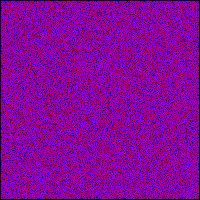
Frame 1 (no input)
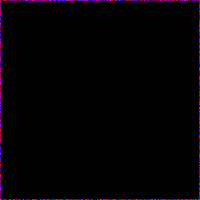
Frame 60 (no input)
Frame 120 (the mouse pressed at the canvas centre since frame 60): identical to frame 60, image omitted

The p5.js sketch that drew these frames (run headless with seeded random() and noise() and a simulated clock; from frame 60 on, the mouse is pressed at the canvas centre):

// p5.js sketch
// ── sketch.js
let exampleGrid = [
  [1, 1, 1], //this is a 2dimensional array
  [1, 1, 1],
  [1, 1, 1]
];

let grid;
let next;
let dA = 1;
let dB = 0.5;
let feed = 0.55;
let k = 0.062;

function setup() {
  createCanvas(200, 200);
  pixelDensity(1);
  grid = [];
  next = [];
  for (let x = 0; x < width; x++) {
    grid[x] = [];
    next[x] = [];
    for (let y = 0; y < height; y++) {
      grid[x][y] = { a: random(1), b: random(1) };
      next[x][y] = { a: 0, b: 0 };
    }
  }
}
function draw() {
  background(51);

  for (let x = 1; x < width - 1; x++) {
    for (let y = 1; y < height - 1; y++) {
      a = grid[x][y].a;
      b = grid[x][y].b;
      next[x][y].a = a + dA * laplaceA(x, y) * a - a * b * b + feed * (1 - a);
      next[x][y].b = b + dB * laplaceB(x, y) * b - a * b * b + k + feed * b;
    }
  }

  loadPixels();
  for (let x = 0; x < width; x++) {
    for (let y = 0; y < height; y++) {
      let pix = (x + y * width) * 4;
      pixels[pix + 0] = floor(next[x][y].a * 255);
      pixels[pix + 1] = 0;
      pixels[pix + 2] = floor(next[x][y].b * 255);
      pixels[pix + 3] = 255;
    }
  }
  updatePixels();
  swap();
}

let laplaceA = (x, y) => {
  let sumA = 0;

  sumA += grid[x][y].a * -1;
  sumA += grid[x - 1][y].a * 0.2;
  sumA += grid[x + 1][y].a * 0.2;
  sumA += grid[x][y - 1].a * 0.2;
  sumA += grid[x][y + 1].a * 0.2;
  sumA += grid[x - 1][y - 1].a * 0.05;
  sumA += grid[x + 1][y - 1].a * 0.05;
  sumA += grid[x - 1][y + 1].a * 0.05;
  sumA += grid[x + 1][y + 1].a * 0.05;
  return sumA;
};

let laplaceB = (x, y) => {
  let sumB = 0;

  sumB += grid[x][y].b * -1;
  sumB += grid[x - 1][y].b * 0.2;
  sumB += grid[x + 1][y].b * 0.2;
  sumB += grid[x][y - 1].b * 0.2;
  sumB += grid[x][y + 1].b * 0.2;
  sumB += grid[x - 1][y - 1].b * 0.05;
  sumB += grid[x + 1][y - 1].b * 0.05;
  sumB += grid[x - 1][y + 1].b * 0.05;
  sumB += grid[x + 1][y + 1].b * 0.05;
  return sumB;
};

let swap = () => {
  let temp = grid;
  grid = next;
  next = temp;
};
